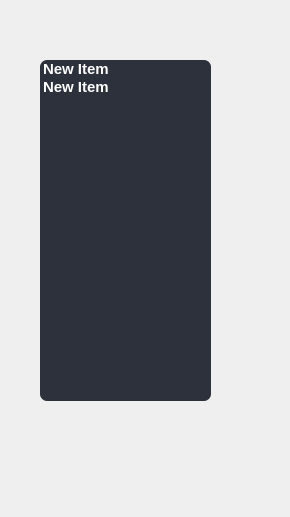
<?xml version="1.0" encoding="UTF-8"?>
<ui version="4.0">
 <class>MainWindow</class>
 <widget class="QMainWindow" name="MainWindow">
  <property name="geometry">
   <rect>
    <x>0</x>
    <y>0</y>
    <width>290</width>
    <height>517</height>
   </rect>
  </property>
  <property name="windowTitle">
   <string>MainWindow</string>
  </property>
  <widget class="QWidget" name="centralwidget">
   <widget class="QListWidget" name="listWidget_2">
    <property name="geometry">
     <rect>
      <x>40</x>
      <y>60</y>
      <width>171</width>
      <height>341</height>
     </rect>
    </property>
    <property name="font">
     <font>
      <pointsize>11</pointsize>
      <weight>75</weight>
      <bold>true</bold>
     </font>
    </property>
    <property name="tabletTracking">
     <bool>false</bool>
    </property>
    <property name="autoFillBackground">
     <bool>false</bool>
    </property>
    <property name="styleSheet">
     <string notr="true">color: white;
border-radius: 7px;
background-color: #2C313C;
</string>
    </property>
    <property name="frameShape">
     <enum>QFrame::StyledPanel</enum>
    </property>
    <property name="frameShadow">
     <enum>QFrame::Sunken</enum>
    </property>
    <property name="lineWidth">
     <number>1</number>
    </property>
    <property name="verticalScrollBarPolicy">
     <enum>Qt::ScrollBarAsNeeded</enum>
    </property>
    <property name="horizontalScrollBarPolicy">
     <enum>Qt::ScrollBarAsNeeded</enum>
    </property>
    <property name="sizeAdjustPolicy">
     <enum>QAbstractScrollArea::AdjustIgnored</enum>
    </property>
    <property name="autoScroll">
     <bool>true</bool>
    </property>
    <property name="tabKeyNavigation">
     <bool>false</bool>
    </property>
    <property name="showDropIndicator" stdset="0">
     <bool>true</bool>
    </property>
    <property name="dragDropOverwriteMode">
     <bool>false</bool>
    </property>
    <property name="alternatingRowColors">
     <bool>false</bool>
    </property>
    <property name="verticalScrollMode">
     <enum>QAbstractItemView::ScrollPerItem</enum>
    </property>
    <property name="horizontalScrollMode">
     <enum>QAbstractItemView::ScrollPerItem</enum>
    </property>
    <property name="movement">
     <enum>QListView::Static</enum>
    </property>
    <property name="flow">
     <enum>QListView::TopToBottom</enum>
    </property>
    <property name="isWrapping" stdset="0">
     <bool>false</bool>
    </property>
    <property name="resizeMode">
     <enum>QListView::Fixed</enum>
    </property>
    <property name="layoutMode">
     <enum>QListView::SinglePass</enum>
    </property>
    <property name="viewMode">
     <enum>QListView::ListMode</enum>
    </property>
    <property name="uniformItemSizes">
     <bool>false</bool>
    </property>
    <property name="wordWrap">
     <bool>false</bool>
    </property>
    <property name="selectionRectVisible">
     <bool>false</bool>
    </property>
    <property name="sortingEnabled">
     <bool>false</bool>
    </property>
    <item>
     <property name="text">
      <string>New Item</string>
     </property>
    </item>
    <item>
     <property name="text">
      <string>New Item</string>
     </property>
    </item>
   </widget>
  </widget>
 </widget>
 <resources/>
 <connections/>
</ui>
